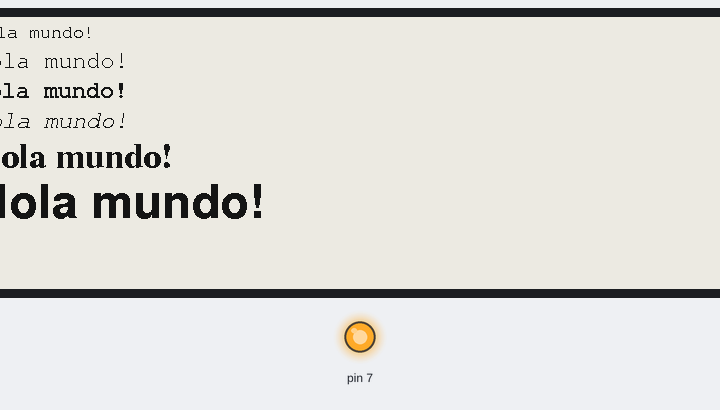
Recording of a sketch running on a simulated Arduino Mega 2560, built for the host (arithmetic inside an expression is 32-bit, double 64-bit). On the bench: 792×272 one-colour display, output pins drawn as LEDs (lit = HIGH).

Above: at 4.1 s.

The sketch:

GxEDP_CrowPanel579_Text.ino
```cpp
// (licence header left out)
// Incluir las bibliotecas de GxEPD2
#include <GxEPD2_BW.h>

//Incluir las definiciones de las fuentes
#include <Fonts/FreeMono9pt7b.h>
#include <Fonts/FreeMono12pt7b.h>
#include <Fonts/FreeMonoBold12pt7b.h>
#include <Fonts/FreeMonoOblique12pt7b.h>
#include <Fonts/FreeSerifBold18pt7b.h>
#include <Fonts/FreeSansBold24pt7b.h>

// Definición de pines para CrowPanel
const int EINK_BUSY = 48;
const int EINK_RST  = 47;
const int EINK_DC   = 46;
const int EINK_CS   = 45;
const int EINK_SCK  = 12;  // (SCK)
const int EINK_MOSI = 11;  // (MOSI)

//GDEY0579T93    5.79" b/w 792x272, SSD1683
//Crea objeto del display
GxEPD2_BW<GxEPD2_579_GDEY0579T93, GxEPD2_579_GDEY0579T93::HEIGHT> display(GxEPD2_579_GDEY0579T93(EINK_CS, EINK_DC, EINK_RST, EINK_BUSY));

void displayPowerOn () {
  pinMode(7, OUTPUT);
  digitalWrite(7, HIGH);     // Activa la alimentacion del ePaper
}

void setup()
{

  displayPowerOn ();      // Prende el ePaper

  // Inicialización del epaper
  display.init(115200);
  display.setFullWindow();
  display.fillScreen(GxEPD_WHITE);
  display.setRotation(0);

  display.setTextColor(GxEPD_BLACK);
  display.setTextSize(1);

  display.setFont(&FreeMono9pt7b);
  display.setCursor(10, 20);
  display.print ("Hola mundo!");

  display.setFont(&FreeMono12pt7b);
  display.setCursor(10, 50);
  display.print ("Hola mundo!");

  display.setFont(&FreeMonoBold12pt7b);
  display.setCursor(10, 80);
  display.print ("Hola mundo!");

  display.setFont(&FreeMonoOblique12pt7b);
  display.setCursor(10, 110);
  display.print ("Hola mundo!");

  display.setFont(&FreeSerifBold18pt7b);
  display.setCursor(10, 150);
  display.print ("Hola mundo!");

  display.setFont(&FreeSansBold24pt7b);
  display.setCursor(10, 200);
  display.print ("Hola mundo!");
  display.display ();
}


void loop() {
  //No hace nada
}
```
